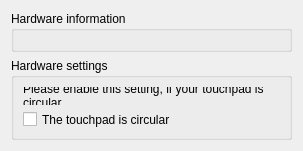
<?xml version="1.0" encoding="UTF-8"?>
<ui version="4.0">
 <class>GeneralPage</class>
 <widget class="QWidget" name="GeneralPage">
  <property name="geometry">
   <rect>
    <x>0</x>
    <y>0</y>
    <width>303</width>
    <height>151</height>
   </rect>
  </property>
  <property name="windowTitle">
   <string comment="@title:window hardware settings and information">Hardware</string>
  </property>
  <layout class="QVBoxLayout" name="verticalLayout">
   <item>
    <widget class="QGroupBox" name="groupBox_2">
     <property name="title">
      <string>Hardware information</string>
     </property>
     <layout class="QVBoxLayout" name="verticalLayout_3">
      <item>
       <widget class="TouchpadInformationWidget" name="information" native="true"/>
      </item>
     </layout>
    </widget>
   </item>
   <item>
    <widget class="QGroupBox" name="groupBox">
     <property name="title">
      <string>Hardware settings</string>
     </property>
     <layout class="QVBoxLayout" name="verticalLayout_2">
      <item>
       <widget class="QLabel" name="label_2">
        <property name="text">
         <string comment="@info">Please enable this setting, if your touchpad is circular.</string>
        </property>
        <property name="wordWrap">
         <bool>true</bool>
        </property>
       </widget>
      </item>
      <item>
       <widget class="QCheckBox" name="touchpad_circular_touchpad">
        <property name="text">
         <string comment="@option:check">The touchpad is circular</string>
        </property>
       </widget>
      </item>
     </layout>
    </widget>
   </item>
   <item>
    <spacer name="verticalSpacer">
     <property name="orientation">
      <enum>Qt::Vertical</enum>
     </property>
     <property name="sizeHint" stdset="0">
      <size>
       <width>20</width>
       <height>40</height>
      </size>
     </property>
    </spacer>
   </item>
  </layout>
 </widget>
 <customwidgets>
  <customwidget>
   <class>TouchpadInformationWidget</class>
   <extends>QWidget</extends>
   <header>synaptiks.kde.widgets.touchpad</header>
   <container>1</container>
  </customwidget>
 </customwidgets>
 <resources/>
 <connections/>
</ui>
